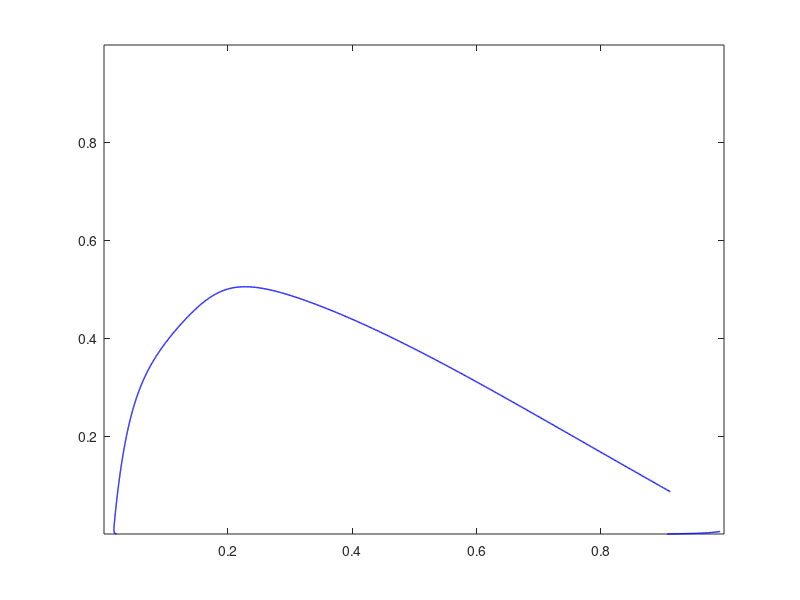

Source code (MATLAB): (Note: this script raises an error after producing the figure.)
clear; clc;

%% 临界点计算脚本（PM6 - L8-Bo - Toluene 体系）
% 策略：先计算 Spinodal 曲线，再在 Spinodal 上寻找三阶条件变号点
% 这比直接求解非线性方程组更稳健

%% 1. 物理参数（与 binodal/spinodal 保持一致）
v1 = 1132.1;       % L8-Bo 摩尔体积 [cm^3/mol]
v2 = 106.3;        % Toluene 摩尔体积
v3 = 1743900;      % PM6 摩尔体积 (1500 * 1162.6)
s = v1/v2;
r = v1/v3;

X13 = 0.55;        % L8-Bo/PM6 相互作用参数
                   % 调试提示：若相图异常，可尝试 0.447 (spinodal-gemini 中使用的值)
g23 = 0.3852;      % Toluene/PM6

% L8-Bo / Toluene 多项式系数 (g12)
p1 = 21.0142; p2 = -53.8880; p3 = 50.9171; p4 = -24.4012; p5 = -1.8878;

%% 2. 生成网格并计算 Spinodal 判别式 det(G'') = 0
x1_val = linspace(1e-8, 0.999, 800);
x3_val = linspace(1e-8, 0.999, 800);
[X1, X3] = meshgrid(x1_val, x3_val);
X2 = 1 - X1 - X3;

% 屏蔽非法区域（避免分母为零）
invalid = (X1 <= 1e-8) | (X2 <= 1e-8) | (X3 <= 1e-8);
X1(invalid) = 0.33; X2(invalid) = 0.33; X3(invalid) = 0.34;

% 计算 g12 及其导数
u1 = X1 ./ (X1 + X2);
u2 = X2 ./ (X1 + X2);
g12 = p1.*u2.^4 + p2.*u2.^3 + p3.*u2.^2 + p4.*u2 + p5;
dg12du = 4*p1.*u2.^3 + 3*p2.*u2.^2 + 2*p3.*u2 + p4;
d2g12du = 12*p1.*u2.^2 + 6*p2.*u2 + 2*p3;

% Gibbs 自由能二阶导数矩阵元素（与 spinodal-gemini 严格一致）
G22 = 1./X1 + s./X2 - 2.*g12 + 2.*(1-2.*u2).*dg12du + u1.*u2.*d2g12du;
G23 = 1./X1 - (g12+X13) + s.*g23 + u2.*(1-3.*u2).*dg12du + u1.*u2.^2.*d2g12du;
G33 = 1./X1 + r./X3 - 2.*X13 - 2.*u2.^3.*dg12du + u2.^3.*u1.*d2g12du;

detG = G22.*G33 - G23.^2;
detG(invalid) = NaN;

%% 3. 提取 Spinodal 曲线 (det = 0)
fig = figure('Visible','off');
[C_spin, ~] = contour(X1, X3, detG, [0 0], 'b-', 'LineWidth', 1);
close(fig);

num_points = C_spin(2,1);
x1_spin = C_spin(1, 2:1+num_points);
x3_spin = C_spin(2, 2:1+num_points);
x2_spin = 1 - x1_spin - x3_spin;

%% 4. 在 Spinodal 曲线上计算三阶条件
crit_val = zeros(1, num_points);

for i = 1:num_points
    x1 = x1_spin(i); x3 = x3_spin(i); x2 = x2_spin(i);
    if x1 <= 1e-8 || x2 <= 1e-8 || x3 <= 1e-8
        crit_val(i) = NaN;
        continue;
    end

    u1 = x1/(x1+x2); u2 = x2/(x1+x2);
    g12 = p1*u2^4 + p2*u2^3 + p3*u2^2 + p4*u2 + p5;
    dg12du = 4*p1*u2^3 + 3*p2*u2^2 + 2*p3*u2 + p4;
    d2g12du = 12*p1*u2^2 + 6*p2*u2 + 2*p3;

    % 二阶导数
    G22 = 1/x1 + s/x2 - 2*g12 + 2*(1-2*u2)*dg12du + u1*u2*d2g12du;
    G23 = 1/x1 - (g12+X13) + s*g23 + u2*(1-3*u2)*dg12du + u1*u2^2*d2g12du;
    G33 = 1/x1 + r/x3 - 2*X13 - 2*u2^3*dg12du + u2^3*u1*d2g12du;

    % 三阶导数（临界点判据）
    G222 = 1/x1^2 - s/x2^2 - 6*u2/x2*dg12du + (3-6*u2)*u2/x2*d2g12du;
    G223 = 1/x1^2 - 6*u2^2/x2*dg12du + 3*(1-2*u2)*u2^2/x2*d2g12du;
    G233 = 1/x1^2 - 6*u2^3/x2*dg12du + (3*u2-6*u2^2)*u2^2/x2*d2g12du;
    G333 = 1/x1^2 - r/x3^2 + 6*u2^4/x2*dg12du + (3*u2^2-2*u2^3)*u2^2/x2*d2g12du;

    crit_val(i) = G222*G33^2 - 3*G223*G23*G33 + 3*G233*G23^2 - G22*G23*G333;
end

%% 5. 寻找 crit_val 变号点并插值得到临界点
valid_idx = ~isnan(crit_val);
x1_v = x1_spin(valid_idx);
x3_v = x3_spin(valid_idx);
crit_v = crit_val(valid_idx);

sign_changes = find(diff(sign(crit_v)) ~= 0);

if isempty(sign_changes)
    warning('未在 Spinodal 曲线上找到临界点（crit 未变号）。请检查 X13 是否合理，或增大网格分辨率。');
    fprintf('crit_val 范围: %.4e ~ %.4e\n', min(crit_v), max(crit_v));
    return;
end

% 取第一个变号点进行线性插值
idx = sign_changes(1);
t = abs(crit_v(idx)) / (abs(crit_v(idx)) + abs(crit_v(idx+1)));
x1_crit = x1_v(idx) + t*(x1_v(idx+1) - x1_v(idx));
x3_crit = x3_v(idx) + t*(x3_v(idx+1) - x3_v(idx));
x2_crit = 1 - x1_crit - x3_crit;

fprintf('========================================\n');
fprintf('PM6-L8Bo-Toluene 体系临界点计算完成\n');
fprintf('========================================\n');
fprintf('  phi1 (L8-Bo)   = %.6f\n', x1_crit);
fprintf('  phi2 (Toluene) = %.6f\n', x2_crit);
fprintf('  phi3 (PM6)     = %.6f\n', x3_crit);
fprintf('========================================\n');

%% 6. 保存结果
crit_result = table(x1_crit, x2_crit, x3_crit, ...
    'VariableNames', {'phi1_L8Bo','phi2_Tol','phi3_PM6'});
writetable(crit_result, 'critical_point_Tol.csv');
fprintf('结果已保存至 critical_point_Tol.csv\n');
